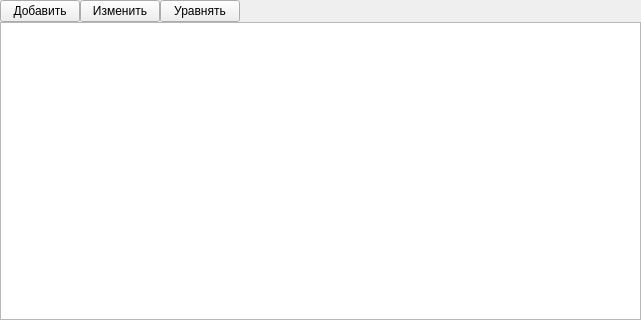
<?xml version="1.0" encoding="UTF-8"?>
<ui version="4.0">
 <class>SPRZonesRangesTableWidget</class>
 <widget class="QWidget" name="SPRZonesRangesTableWidget">
  <property name="geometry">
   <rect>
    <x>0</x>
    <y>0</y>
    <width>641</width>
    <height>320</height>
   </rect>
  </property>
  <property name="windowTitle">
   <string>Form</string>
  </property>
  <layout class="QVBoxLayout" name="verticalLayout_2">
   <property name="spacing">
    <number>0</number>
   </property>
   <property name="leftMargin">
    <number>0</number>
   </property>
   <property name="topMargin">
    <number>0</number>
   </property>
   <property name="rightMargin">
    <number>0</number>
   </property>
   <property name="bottomMargin">
    <number>0</number>
   </property>
   <item>
    <layout class="QVBoxLayout" name="verticalLayout">
     <item>
      <layout class="QHBoxLayout" name="horizontalLayout">
       <item>
        <widget class="QPushButton" name="bAddElement">
         <property name="text">
          <string>Добавить</string>
         </property>
         <property name="icon">
          <iconset resource="icons.qrc">
           <normaloff>:/icons/icons/b_Plus.png</normaloff>:/icons/icons/b_Plus.png</iconset>
         </property>
         <property name="iconSize">
          <size>
           <width>32</width>
           <height>32</height>
          </size>
         </property>
        </widget>
       </item>
       <item>
        <widget class="QPushButton" name="bEditElement">
         <property name="text">
          <string>Изменить</string>
         </property>
         <property name="icon">
          <iconset resource="icons.qrc">
           <normaloff>:/icons/icons/b_refresh_green.png</normaloff>:/icons/icons/b_refresh_green.png</iconset>
         </property>
         <property name="iconSize">
          <size>
           <width>32</width>
           <height>32</height>
          </size>
         </property>
        </widget>
       </item>
       <item>
        <widget class="QPushButton" name="bRoundRanges">
         <property name="text">
          <string>Уравнять</string>
         </property>
         <property name="icon">
          <iconset resource="icons.qrc">
           <normaloff>:/icons/icons/b_Equialent.png</normaloff>:/icons/icons/b_Equialent.png</iconset>
         </property>
         <property name="iconSize">
          <size>
           <width>32</width>
           <height>32</height>
          </size>
         </property>
        </widget>
       </item>
       <item>
        <spacer name="horizontalSpacer">
         <property name="orientation">
          <enum>Qt::Horizontal</enum>
         </property>
         <property name="sizeHint" stdset="0">
          <size>
           <width>40</width>
           <height>20</height>
          </size>
         </property>
        </spacer>
       </item>
      </layout>
     </item>
     <item>
      <widget class="SPRZonesRangesTable" name="tZonesTable"/>
     </item>
    </layout>
   </item>
  </layout>
 </widget>
 <customwidgets>
  <customwidget>
   <class>SPRZonesRangesTable</class>
   <extends>QTableWidget</extends>
   <header>sprzonesrangestable.h</header>
  </customwidget>
 </customwidgets>
 <resources>
  <include location="icons.qrc"/>
 </resources>
 <connections/>
</ui>
